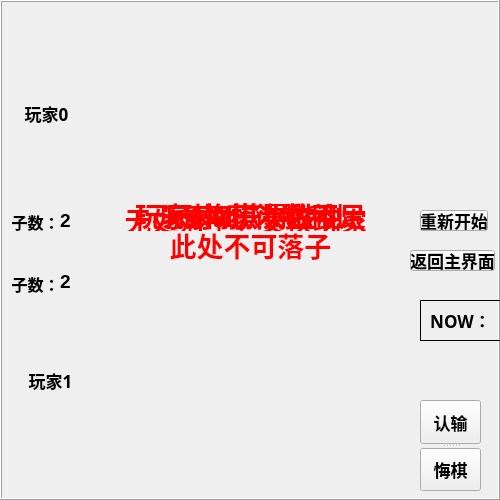
<?xml version="1.0" encoding="UTF-8"?>
<ui version="4.0">
 <class>View</class>
 <widget class="QWidget" name="View">
  <property name="geometry">
   <rect>
    <x>0</x>
    <y>0</y>
    <width>500</width>
    <height>500</height>
   </rect>
  </property>
  <property name="minimumSize">
   <size>
    <width>500</width>
    <height>500</height>
   </size>
  </property>
  <property name="maximumSize">
   <size>
    <width>500</width>
    <height>500</height>
   </size>
  </property>
  <property name="mouseTracking">
   <bool>true</bool>
  </property>
  <property name="windowTitle">
   <string>Widget</string>
  </property>
  <property name="autoFillBackground">
   <bool>true</bool>
  </property>
  <property name="styleSheet">
   <string notr="true"/>
  </property>
  <widget class="QFrame" name="frame">
   <property name="enabled">
    <bool>true</bool>
   </property>
   <property name="geometry">
    <rect>
     <x>0</x>
     <y>0</y>
     <width>500</width>
     <height>500</height>
    </rect>
   </property>
   <property name="mouseTracking">
    <bool>true</bool>
   </property>
   <property name="styleSheet">
    <string notr="true">border-image: url(:/image/image/background.jpg);</string>
   </property>
   <property name="frameShape">
    <enum>QFrame::Box</enum>
   </property>
   <property name="frameShadow">
    <enum>QFrame::Raised</enum>
   </property>
   <widget class="QLabel" name="label">
    <property name="geometry">
     <rect>
      <x>0</x>
      <y>0</y>
      <width>100</width>
      <height>100</height>
     </rect>
    </property>
    <property name="mouseTracking">
     <bool>true</bool>
    </property>
    <property name="styleSheet">
     <string notr="true">border-image: url(:/image/image/people.jpg);</string>
    </property>
    <property name="text">
     <string/>
    </property>
   </widget>
   <widget class="QLabel" name="label_2">
    <property name="geometry">
     <rect>
      <x>0</x>
      <y>400</y>
      <width>100</width>
      <height>100</height>
     </rect>
    </property>
    <property name="mouseTracking">
     <bool>true</bool>
    </property>
    <property name="styleSheet">
     <string notr="true">border-image: url(:/image/image/people2.jpg);</string>
    </property>
    <property name="text">
     <string/>
    </property>
   </widget>
   <widget class="QLabel" name="label_3">
    <property name="geometry">
     <rect>
      <x>100</x>
      <y>100</y>
      <width>300</width>
      <height>300</height>
     </rect>
    </property>
    <property name="mouseTracking">
     <bool>true</bool>
    </property>
    <property name="styleSheet">
     <string notr="true">border-image: url(:/image/image/chessboard.png);</string>
    </property>
    <property name="text">
     <string/>
    </property>
   </widget>
   <widget class="QLabel" name="chess00">
    <property name="geometry">
     <rect>
      <x>126</x>
      <y>124</y>
      <width>30</width>
      <height>30</height>
     </rect>
    </property>
    <property name="mouseTracking">
     <bool>true</bool>
    </property>
    <property name="styleSheet">
     <string notr="true">border-image: url(:/image/image/empty.png);</string>
    </property>
    <property name="text">
     <string/>
    </property>
   </widget>
   <widget class="QLabel" name="chess24">
    <property name="geometry">
     <rect>
      <x>249</x>
      <y>188</y>
      <width>30</width>
      <height>30</height>
     </rect>
    </property>
    <property name="mouseTracking">
     <bool>true</bool>
    </property>
    <property name="styleSheet">
     <string notr="true">border-image: url(:/image/image/chessblack.png);</string>
    </property>
    <property name="text">
     <string/>
    </property>
   </widget>
   <widget class="QLabel" name="now">
    <property name="geometry">
     <rect>
      <x>440</x>
      <y>350</y>
      <width>30</width>
      <height>30</height>
     </rect>
    </property>
    <property name="mouseTracking">
     <bool>true</bool>
    </property>
    <property name="styleSheet">
     <string notr="true">border-image: url(:/image/image/chesswhite.png);</string>
    </property>
    <property name="text">
     <string/>
    </property>
   </widget>
   <widget class="QLabel" name="player0che">
    <property name="geometry">
     <rect>
      <x>20</x>
      <y>130</y>
      <width>61</width>
      <height>61</height>
     </rect>
    </property>
    <property name="mouseTracking">
     <bool>true</bool>
    </property>
    <property name="styleSheet">
     <string notr="true">border-image: url(:/image/image/chessblack.png);</string>
    </property>
    <property name="text">
     <string/>
    </property>
   </widget>
   <widget class="QLabel" name="player1che">
    <property name="geometry">
     <rect>
      <x>20</x>
      <y>300</y>
      <width>61</width>
      <height>61</height>
     </rect>
    </property>
    <property name="mouseTracking">
     <bool>true</bool>
    </property>
    <property name="styleSheet">
     <string notr="true">border-image: url(:/image/image/chesswhite.png);</string>
    </property>
    <property name="text">
     <string/>
    </property>
   </widget>
   <widget class="QLabel" name="label_9">
    <property name="geometry">
     <rect>
      <x>420</x>
      <y>300</y>
      <width>81</width>
      <height>41</height>
     </rect>
    </property>
    <property name="font">
     <font>
      <family>Adobe 楷体 Std R</family>
      <pointsize>13</pointsize>
      <weight>75</weight>
      <bold>true</bold>
     </font>
    </property>
    <property name="mouseTracking">
     <bool>true</bool>
    </property>
    <property name="styleSheet">
     <string notr="true">border-image: url(:/image/image/background.jpg);</string>
    </property>
    <property name="frameShape">
     <enum>QFrame::Box</enum>
    </property>
    <property name="midLineWidth">
     <number>5</number>
    </property>
    <property name="text">
     <string>NOW：</string>
    </property>
    <property name="alignment">
     <set>Qt::AlignCenter</set>
    </property>
   </widget>
   <widget class="QLabel" name="chess01">
    <property name="geometry">
     <rect>
      <x>157</x>
      <y>124</y>
      <width>30</width>
      <height>30</height>
     </rect>
    </property>
    <property name="mouseTracking">
     <bool>true</bool>
    </property>
    <property name="styleSheet">
     <string notr="true">border-image: url(:/image/image/chessblack.png);</string>
    </property>
    <property name="text">
     <string/>
    </property>
   </widget>
   <widget class="QLabel" name="chess02">
    <property name="geometry">
     <rect>
      <x>187</x>
      <y>124</y>
      <width>30</width>
      <height>30</height>
     </rect>
    </property>
    <property name="mouseTracking">
     <bool>true</bool>
    </property>
    <property name="styleSheet">
     <string notr="true">border-image: url(:/image/image/chessblack.png);</string>
    </property>
    <property name="text">
     <string/>
    </property>
   </widget>
   <widget class="QLabel" name="chess03">
    <property name="geometry">
     <rect>
      <x>218</x>
      <y>124</y>
      <width>30</width>
      <height>30</height>
     </rect>
    </property>
    <property name="mouseTracking">
     <bool>true</bool>
    </property>
    <property name="styleSheet">
     <string notr="true">border-image: url(:/image/image/chessblack.png);</string>
    </property>
    <property name="text">
     <string/>
    </property>
   </widget>
   <widget class="QLabel" name="chess04">
    <property name="geometry">
     <rect>
      <x>249</x>
      <y>124</y>
      <width>30</width>
      <height>30</height>
     </rect>
    </property>
    <property name="mouseTracking">
     <bool>true</bool>
    </property>
    <property name="styleSheet">
     <string notr="true">border-image: url(:/image/image/chessblack.png);</string>
    </property>
    <property name="text">
     <string/>
    </property>
   </widget>
   <widget class="QLabel" name="chess05">
    <property name="geometry">
     <rect>
      <x>280</x>
      <y>124</y>
      <width>30</width>
      <height>30</height>
     </rect>
    </property>
    <property name="mouseTracking">
     <bool>true</bool>
    </property>
    <property name="styleSheet">
     <string notr="true">border-image: url(:/image/image/chessblack.png);</string>
    </property>
    <property name="text">
     <string/>
    </property>
   </widget>
   <widget class="QLabel" name="chess06">
    <property name="geometry">
     <rect>
      <x>310</x>
      <y>124</y>
      <width>30</width>
      <height>30</height>
     </rect>
    </property>
    <property name="mouseTracking">
     <bool>true</bool>
    </property>
    <property name="styleSheet">
     <string notr="true">border-image: url(:/image/image/chessblack.png);</string>
    </property>
    <property name="text">
     <string/>
    </property>
   </widget>
   <widget class="QLabel" name="chess07">
    <property name="geometry">
     <rect>
      <x>342</x>
      <y>124</y>
      <width>30</width>
      <height>30</height>
     </rect>
    </property>
    <property name="mouseTracking">
     <bool>true</bool>
    </property>
    <property name="styleSheet">
     <string notr="true">border-image: url(:/image/image/chessblack.png);</string>
    </property>
    <property name="text">
     <string/>
    </property>
   </widget>
   <widget class="QLabel" name="chess10">
    <property name="geometry">
     <rect>
      <x>126</x>
      <y>156</y>
      <width>30</width>
      <height>30</height>
     </rect>
    </property>
    <property name="mouseTracking">
     <bool>true</bool>
    </property>
    <property name="styleSheet">
     <string notr="true">border-image: url(:/image/image/chessblack.png);</string>
    </property>
    <property name="text">
     <string/>
    </property>
   </widget>
   <widget class="QLabel" name="chess11">
    <property name="geometry">
     <rect>
      <x>157</x>
      <y>156</y>
      <width>30</width>
      <height>30</height>
     </rect>
    </property>
    <property name="mouseTracking">
     <bool>true</bool>
    </property>
    <property name="styleSheet">
     <string notr="true">border-image: url(:/image/image/chessblack.png);</string>
    </property>
    <property name="text">
     <string/>
    </property>
   </widget>
   <widget class="QLabel" name="chess12">
    <property name="geometry">
     <rect>
      <x>187</x>
      <y>156</y>
      <width>30</width>
      <height>30</height>
     </rect>
    </property>
    <property name="mouseTracking">
     <bool>true</bool>
    </property>
    <property name="styleSheet">
     <string notr="true">border-image: url(:/image/image/chessblack.png);</string>
    </property>
    <property name="text">
     <string/>
    </property>
   </widget>
   <widget class="QLabel" name="chess13">
    <property name="geometry">
     <rect>
      <x>218</x>
      <y>156</y>
      <width>30</width>
      <height>30</height>
     </rect>
    </property>
    <property name="mouseTracking">
     <bool>true</bool>
    </property>
    <property name="styleSheet">
     <string notr="true">border-image: url(:/image/image/chessblack.png);</string>
    </property>
    <property name="text">
     <string/>
    </property>
   </widget>
   <widget class="QLabel" name="chess14">
    <property name="geometry">
     <rect>
      <x>249</x>
      <y>156</y>
      <width>30</width>
      <height>30</height>
     </rect>
    </property>
    <property name="mouseTracking">
     <bool>true</bool>
    </property>
    <property name="styleSheet">
     <string notr="true">border-image: url(:/image/image/chessblack.png);</string>
    </property>
    <property name="text">
     <string/>
    </property>
   </widget>
   <widget class="QLabel" name="chess22">
    <property name="geometry">
     <rect>
      <x>187</x>
      <y>188</y>
      <width>30</width>
      <height>30</height>
     </rect>
    </property>
    <property name="mouseTracking">
     <bool>true</bool>
    </property>
    <property name="styleSheet">
     <string notr="true">border-image: url(:/image/image/chessblack.png);</string>
    </property>
    <property name="text">
     <string/>
    </property>
   </widget>
   <widget class="QLabel" name="chess15">
    <property name="geometry">
     <rect>
      <x>280</x>
      <y>156</y>
      <width>30</width>
      <height>30</height>
     </rect>
    </property>
    <property name="mouseTracking">
     <bool>true</bool>
    </property>
    <property name="styleSheet">
     <string notr="true">border-image: url(:/image/image/chessblack.png);</string>
    </property>
    <property name="text">
     <string/>
    </property>
   </widget>
   <widget class="QLabel" name="chess20">
    <property name="geometry">
     <rect>
      <x>126</x>
      <y>188</y>
      <width>30</width>
      <height>30</height>
     </rect>
    </property>
    <property name="mouseTracking">
     <bool>true</bool>
    </property>
    <property name="styleSheet">
     <string notr="true">border-image: url(:/image/image/chessblack.png);</string>
    </property>
    <property name="text">
     <string/>
    </property>
   </widget>
   <widget class="QLabel" name="chess25">
    <property name="geometry">
     <rect>
      <x>280</x>
      <y>188</y>
      <width>30</width>
      <height>30</height>
     </rect>
    </property>
    <property name="mouseTracking">
     <bool>true</bool>
    </property>
    <property name="styleSheet">
     <string notr="true">border-image: url(:/image/image/chessblack.png);</string>
    </property>
    <property name="text">
     <string/>
    </property>
   </widget>
   <widget class="QLabel" name="chess16">
    <property name="geometry">
     <rect>
      <x>310</x>
      <y>156</y>
      <width>30</width>
      <height>30</height>
     </rect>
    </property>
    <property name="mouseTracking">
     <bool>true</bool>
    </property>
    <property name="styleSheet">
     <string notr="true">border-image: url(:/image/image/chessblack.png);</string>
    </property>
    <property name="text">
     <string/>
    </property>
   </widget>
   <widget class="QLabel" name="chess23">
    <property name="geometry">
     <rect>
      <x>218</x>
      <y>188</y>
      <width>30</width>
      <height>30</height>
     </rect>
    </property>
    <property name="mouseTracking">
     <bool>true</bool>
    </property>
    <property name="styleSheet">
     <string notr="true">border-image: url(:/image/image/chessblack.png);</string>
    </property>
    <property name="text">
     <string/>
    </property>
   </widget>
   <widget class="QLabel" name="chess17">
    <property name="geometry">
     <rect>
      <x>342</x>
      <y>156</y>
      <width>30</width>
      <height>30</height>
     </rect>
    </property>
    <property name="mouseTracking">
     <bool>true</bool>
    </property>
    <property name="styleSheet">
     <string notr="true">border-image: url(:/image/image/chessblack.png);</string>
    </property>
    <property name="text">
     <string/>
    </property>
   </widget>
   <widget class="QLabel" name="chess21">
    <property name="geometry">
     <rect>
      <x>157</x>
      <y>188</y>
      <width>30</width>
      <height>30</height>
     </rect>
    </property>
    <property name="mouseTracking">
     <bool>true</bool>
    </property>
    <property name="styleSheet">
     <string notr="true">border-image: url(:/image/image/chessblack.png);</string>
    </property>
    <property name="text">
     <string/>
    </property>
   </widget>
   <widget class="QLabel" name="chess32">
    <property name="geometry">
     <rect>
      <x>187</x>
      <y>219</y>
      <width>30</width>
      <height>30</height>
     </rect>
    </property>
    <property name="mouseTracking">
     <bool>true</bool>
    </property>
    <property name="styleSheet">
     <string notr="true">border-image: url(:/image/image/chessblack.png);</string>
    </property>
    <property name="text">
     <string/>
    </property>
   </widget>
   <widget class="QLabel" name="chess27">
    <property name="geometry">
     <rect>
      <x>342</x>
      <y>188</y>
      <width>30</width>
      <height>30</height>
     </rect>
    </property>
    <property name="mouseTracking">
     <bool>true</bool>
    </property>
    <property name="styleSheet">
     <string notr="true">border-image: url(:/image/image/chessblack.png);</string>
    </property>
    <property name="text">
     <string/>
    </property>
   </widget>
   <widget class="QLabel" name="chess26">
    <property name="geometry">
     <rect>
      <x>310</x>
      <y>188</y>
      <width>30</width>
      <height>30</height>
     </rect>
    </property>
    <property name="mouseTracking">
     <bool>true</bool>
    </property>
    <property name="styleSheet">
     <string notr="true">border-image: url(:/image/image/chessblack.png);</string>
    </property>
    <property name="text">
     <string/>
    </property>
   </widget>
   <widget class="QLabel" name="chess31">
    <property name="geometry">
     <rect>
      <x>157</x>
      <y>219</y>
      <width>30</width>
      <height>30</height>
     </rect>
    </property>
    <property name="mouseTracking">
     <bool>true</bool>
    </property>
    <property name="styleSheet">
     <string notr="true">border-image: url(:/image/image/chessblack.png);</string>
    </property>
    <property name="text">
     <string/>
    </property>
   </widget>
   <widget class="QLabel" name="chess30">
    <property name="geometry">
     <rect>
      <x>126</x>
      <y>219</y>
      <width>30</width>
      <height>30</height>
     </rect>
    </property>
    <property name="mouseTracking">
     <bool>true</bool>
    </property>
    <property name="styleSheet">
     <string notr="true">border-image: url(:/image/image/chessblack.png);</string>
    </property>
    <property name="text">
     <string/>
    </property>
   </widget>
   <widget class="QLabel" name="chess35">
    <property name="geometry">
     <rect>
      <x>280</x>
      <y>219</y>
      <width>30</width>
      <height>30</height>
     </rect>
    </property>
    <property name="mouseTracking">
     <bool>true</bool>
    </property>
    <property name="styleSheet">
     <string notr="true">border-image: url(:/image/image/chessblack.png);</string>
    </property>
    <property name="text">
     <string/>
    </property>
   </widget>
   <widget class="QLabel" name="chess36">
    <property name="geometry">
     <rect>
      <x>310</x>
      <y>219</y>
      <width>30</width>
      <height>30</height>
     </rect>
    </property>
    <property name="mouseTracking">
     <bool>true</bool>
    </property>
    <property name="styleSheet">
     <string notr="true">border-image: url(:/image/image/chessblack.png);</string>
    </property>
    <property name="text">
     <string/>
    </property>
   </widget>
   <widget class="QLabel" name="chess33">
    <property name="geometry">
     <rect>
      <x>218</x>
      <y>219</y>
      <width>30</width>
      <height>30</height>
     </rect>
    </property>
    <property name="mouseTracking">
     <bool>true</bool>
    </property>
    <property name="styleSheet">
     <string notr="true">border-image: url(:/image/image/chessblack.png);</string>
    </property>
    <property name="text">
     <string/>
    </property>
   </widget>
   <widget class="QLabel" name="chess34">
    <property name="geometry">
     <rect>
      <x>249</x>
      <y>219</y>
      <width>30</width>
      <height>30</height>
     </rect>
    </property>
    <property name="mouseTracking">
     <bool>true</bool>
    </property>
    <property name="styleSheet">
     <string notr="true">border-image: url(:/image/image/chessblack.png);</string>
    </property>
    <property name="text">
     <string/>
    </property>
   </widget>
   <widget class="QLabel" name="chess47">
    <property name="geometry">
     <rect>
      <x>342</x>
      <y>250</y>
      <width>30</width>
      <height>30</height>
     </rect>
    </property>
    <property name="mouseTracking">
     <bool>true</bool>
    </property>
    <property name="styleSheet">
     <string notr="true">border-image: url(:/image/image/chessblack.png);</string>
    </property>
    <property name="text">
     <string/>
    </property>
   </widget>
   <widget class="QLabel" name="chess46">
    <property name="geometry">
     <rect>
      <x>310</x>
      <y>250</y>
      <width>30</width>
      <height>30</height>
     </rect>
    </property>
    <property name="mouseTracking">
     <bool>true</bool>
    </property>
    <property name="styleSheet">
     <string notr="true">border-image: url(:/image/image/chessblack.png);</string>
    </property>
    <property name="text">
     <string/>
    </property>
   </widget>
   <widget class="QLabel" name="chess42">
    <property name="geometry">
     <rect>
      <x>187</x>
      <y>250</y>
      <width>30</width>
      <height>30</height>
     </rect>
    </property>
    <property name="mouseTracking">
     <bool>true</bool>
    </property>
    <property name="styleSheet">
     <string notr="true">border-image: url(:/image/image/chessblack.png);</string>
    </property>
    <property name="text">
     <string/>
    </property>
   </widget>
   <widget class="QLabel" name="chess45">
    <property name="geometry">
     <rect>
      <x>280</x>
      <y>250</y>
      <width>30</width>
      <height>30</height>
     </rect>
    </property>
    <property name="mouseTracking">
     <bool>true</bool>
    </property>
    <property name="styleSheet">
     <string notr="true">border-image: url(:/image/image/chessblack.png);</string>
    </property>
    <property name="text">
     <string/>
    </property>
   </widget>
   <widget class="QLabel" name="chess44">
    <property name="geometry">
     <rect>
      <x>249</x>
      <y>250</y>
      <width>30</width>
      <height>30</height>
     </rect>
    </property>
    <property name="mouseTracking">
     <bool>true</bool>
    </property>
    <property name="styleSheet">
     <string notr="true">border-image: url(:/image/image/chessblack.png);</string>
    </property>
    <property name="text">
     <string/>
    </property>
   </widget>
   <widget class="QLabel" name="chess55">
    <property name="geometry">
     <rect>
      <x>280</x>
      <y>280</y>
      <width>30</width>
      <height>30</height>
     </rect>
    </property>
    <property name="mouseTracking">
     <bool>true</bool>
    </property>
    <property name="styleSheet">
     <string notr="true">border-image: url(:/image/image/chessblack.png);</string>
    </property>
    <property name="text">
     <string/>
    </property>
   </widget>
   <widget class="QLabel" name="chess40">
    <property name="geometry">
     <rect>
      <x>126</x>
      <y>250</y>
      <width>30</width>
      <height>30</height>
     </rect>
    </property>
    <property name="mouseTracking">
     <bool>true</bool>
    </property>
    <property name="styleSheet">
     <string notr="true">border-image: url(:/image/image/chessblack.png);</string>
    </property>
    <property name="text">
     <string/>
    </property>
   </widget>
   <widget class="QLabel" name="chess43">
    <property name="geometry">
     <rect>
      <x>218</x>
      <y>250</y>
      <width>30</width>
      <height>30</height>
     </rect>
    </property>
    <property name="mouseTracking">
     <bool>true</bool>
    </property>
    <property name="styleSheet">
     <string notr="true">border-image: url(:/image/image/chessblack.png);</string>
    </property>
    <property name="text">
     <string/>
    </property>
   </widget>
   <widget class="QLabel" name="chess54">
    <property name="geometry">
     <rect>
      <x>249</x>
      <y>280</y>
      <width>30</width>
      <height>30</height>
     </rect>
    </property>
    <property name="mouseTracking">
     <bool>true</bool>
    </property>
    <property name="styleSheet">
     <string notr="true">border-image: url(:/image/image/chessblack.png);</string>
    </property>
    <property name="text">
     <string/>
    </property>
   </widget>
   <widget class="QLabel" name="chess53">
    <property name="geometry">
     <rect>
      <x>218</x>
      <y>280</y>
      <width>30</width>
      <height>30</height>
     </rect>
    </property>
    <property name="mouseTracking">
     <bool>true</bool>
    </property>
    <property name="styleSheet">
     <string notr="true">border-image: url(:/image/image/chessblack.png);</string>
    </property>
    <property name="text">
     <string/>
    </property>
   </widget>
   <widget class="QLabel" name="chess52">
    <property name="geometry">
     <rect>
      <x>187</x>
      <y>280</y>
      <width>30</width>
      <height>30</height>
     </rect>
    </property>
    <property name="mouseTracking">
     <bool>true</bool>
    </property>
    <property name="styleSheet">
     <string notr="true">border-image: url(:/image/image/chessblack.png);</string>
    </property>
    <property name="text">
     <string/>
    </property>
   </widget>
   <widget class="QLabel" name="chess57">
    <property name="geometry">
     <rect>
      <x>342</x>
      <y>280</y>
      <width>30</width>
      <height>30</height>
     </rect>
    </property>
    <property name="mouseTracking">
     <bool>true</bool>
    </property>
    <property name="styleSheet">
     <string notr="true">border-image: url(:/image/image/chessblack.png);</string>
    </property>
    <property name="text">
     <string/>
    </property>
   </widget>
   <widget class="QLabel" name="chess61">
    <property name="geometry">
     <rect>
      <x>157</x>
      <y>311</y>
      <width>30</width>
      <height>30</height>
     </rect>
    </property>
    <property name="mouseTracking">
     <bool>true</bool>
    </property>
    <property name="styleSheet">
     <string notr="true">border-image: url(:/image/image/chessblack.png);</string>
    </property>
    <property name="text">
     <string/>
    </property>
   </widget>
   <widget class="QLabel" name="chess60">
    <property name="geometry">
     <rect>
      <x>126</x>
      <y>311</y>
      <width>30</width>
      <height>30</height>
     </rect>
    </property>
    <property name="mouseTracking">
     <bool>true</bool>
    </property>
    <property name="styleSheet">
     <string notr="true">border-image: url(:/image/image/chessblack.png);</string>
    </property>
    <property name="text">
     <string/>
    </property>
   </widget>
   <widget class="QLabel" name="chess41">
    <property name="geometry">
     <rect>
      <x>157</x>
      <y>250</y>
      <width>30</width>
      <height>30</height>
     </rect>
    </property>
    <property name="mouseTracking">
     <bool>true</bool>
    </property>
    <property name="styleSheet">
     <string notr="true">border-image: url(:/image/image/chessblack.png);</string>
    </property>
    <property name="text">
     <string/>
    </property>
   </widget>
   <widget class="QLabel" name="chess51">
    <property name="geometry">
     <rect>
      <x>157</x>
      <y>280</y>
      <width>30</width>
      <height>30</height>
     </rect>
    </property>
    <property name="mouseTracking">
     <bool>true</bool>
    </property>
    <property name="styleSheet">
     <string notr="true">border-image: url(:/image/image/chessblack.png);</string>
    </property>
    <property name="text">
     <string/>
    </property>
   </widget>
   <widget class="QLabel" name="chess56">
    <property name="geometry">
     <rect>
      <x>310</x>
      <y>280</y>
      <width>30</width>
      <height>30</height>
     </rect>
    </property>
    <property name="mouseTracking">
     <bool>true</bool>
    </property>
    <property name="styleSheet">
     <string notr="true">border-image: url(:/image/image/chessblack.png);</string>
    </property>
    <property name="text">
     <string/>
    </property>
   </widget>
   <widget class="QLabel" name="chess62">
    <property name="geometry">
     <rect>
      <x>187</x>
      <y>311</y>
      <width>30</width>
      <height>30</height>
     </rect>
    </property>
    <property name="mouseTracking">
     <bool>true</bool>
    </property>
    <property name="styleSheet">
     <string notr="true">border-image: url(:/image/image/chessblack.png);</string>
    </property>
    <property name="text">
     <string/>
    </property>
   </widget>
   <widget class="QLabel" name="chess63">
    <property name="geometry">
     <rect>
      <x>218</x>
      <y>311</y>
      <width>30</width>
      <height>30</height>
     </rect>
    </property>
    <property name="mouseTracking">
     <bool>true</bool>
    </property>
    <property name="styleSheet">
     <string notr="true">border-image: url(:/image/image/chessblack.png);</string>
    </property>
    <property name="text">
     <string/>
    </property>
   </widget>
   <widget class="QLabel" name="chess50">
    <property name="geometry">
     <rect>
      <x>126</x>
      <y>280</y>
      <width>30</width>
      <height>30</height>
     </rect>
    </property>
    <property name="mouseTracking">
     <bool>true</bool>
    </property>
    <property name="styleSheet">
     <string notr="true">border-image: url(:/image/image/chessblack.png);</string>
    </property>
    <property name="text">
     <string/>
    </property>
   </widget>
   <widget class="QLabel" name="chess65">
    <property name="geometry">
     <rect>
      <x>280</x>
      <y>311</y>
      <width>30</width>
      <height>30</height>
     </rect>
    </property>
    <property name="mouseTracking">
     <bool>true</bool>
    </property>
    <property name="styleSheet">
     <string notr="true">border-image: url(:/image/image/chessblack.png);</string>
    </property>
    <property name="text">
     <string/>
    </property>
   </widget>
   <widget class="QLabel" name="chess64">
    <property name="geometry">
     <rect>
      <x>249</x>
      <y>311</y>
      <width>30</width>
      <height>30</height>
     </rect>
    </property>
    <property name="mouseTracking">
     <bool>true</bool>
    </property>
    <property name="styleSheet">
     <string notr="true">border-image: url(:/image/image/chessblack.png);</string>
    </property>
    <property name="text">
     <string/>
    </property>
   </widget>
   <widget class="QLabel" name="chess66">
    <property name="geometry">
     <rect>
      <x>310</x>
      <y>311</y>
      <width>30</width>
      <height>30</height>
     </rect>
    </property>
    <property name="mouseTracking">
     <bool>true</bool>
    </property>
    <property name="styleSheet">
     <string notr="true">border-image: url(:/image/image/chessblack.png);</string>
    </property>
    <property name="text">
     <string/>
    </property>
   </widget>
   <widget class="QLabel" name="chess37">
    <property name="geometry">
     <rect>
      <x>342</x>
      <y>219</y>
      <width>30</width>
      <height>30</height>
     </rect>
    </property>
    <property name="mouseTracking">
     <bool>true</bool>
    </property>
    <property name="styleSheet">
     <string notr="true">border-image: url(:/image/image/chessblack.png);</string>
    </property>
    <property name="text">
     <string/>
    </property>
   </widget>
   <widget class="QLabel" name="chess71">
    <property name="geometry">
     <rect>
      <x>157</x>
      <y>342</y>
      <width>30</width>
      <height>30</height>
     </rect>
    </property>
    <property name="mouseTracking">
     <bool>true</bool>
    </property>
    <property name="styleSheet">
     <string notr="true">border-image: url(:/image/image/chessblack.png);</string>
    </property>
    <property name="text">
     <string/>
    </property>
   </widget>
   <widget class="QLabel" name="chess70">
    <property name="geometry">
     <rect>
      <x>126</x>
      <y>342</y>
      <width>30</width>
      <height>30</height>
     </rect>
    </property>
    <property name="mouseTracking">
     <bool>true</bool>
    </property>
    <property name="styleSheet">
     <string notr="true">border-image: url(:/image/image/chessblack.png);</string>
    </property>
    <property name="text">
     <string/>
    </property>
   </widget>
   <widget class="QLabel" name="chess72">
    <property name="geometry">
     <rect>
      <x>187</x>
      <y>342</y>
      <width>30</width>
      <height>30</height>
     </rect>
    </property>
    <property name="mouseTracking">
     <bool>true</bool>
    </property>
    <property name="styleSheet">
     <string notr="true">border-image: url(:/image/image/chessblack.png);</string>
    </property>
    <property name="text">
     <string/>
    </property>
   </widget>
   <widget class="QLabel" name="chess67">
    <property name="geometry">
     <rect>
      <x>342</x>
      <y>311</y>
      <width>30</width>
      <height>30</height>
     </rect>
    </property>
    <property name="mouseTracking">
     <bool>true</bool>
    </property>
    <property name="styleSheet">
     <string notr="true">border-image: url(:/image/image/chessblack.png);</string>
    </property>
    <property name="text">
     <string/>
    </property>
   </widget>
   <widget class="QLabel" name="chess75">
    <property name="geometry">
     <rect>
      <x>280</x>
      <y>342</y>
      <width>30</width>
      <height>30</height>
     </rect>
    </property>
    <property name="mouseTracking">
     <bool>true</bool>
    </property>
    <property name="styleSheet">
     <string notr="true">border-image: url(:/image/image/chessblack.png);</string>
    </property>
    <property name="text">
     <string/>
    </property>
   </widget>
   <widget class="QLabel" name="chess77">
    <property name="geometry">
     <rect>
      <x>342</x>
      <y>342</y>
      <width>30</width>
      <height>30</height>
     </rect>
    </property>
    <property name="mouseTracking">
     <bool>true</bool>
    </property>
    <property name="styleSheet">
     <string notr="true">border-image: url(:/image/image/chessblack.png);</string>
    </property>
    <property name="text">
     <string/>
    </property>
   </widget>
   <widget class="QLabel" name="chess73">
    <property name="geometry">
     <rect>
      <x>218</x>
      <y>342</y>
      <width>30</width>
      <height>30</height>
     </rect>
    </property>
    <property name="mouseTracking">
     <bool>true</bool>
    </property>
    <property name="styleSheet">
     <string notr="true">border-image: url(:/image/image/chessblack.png);</string>
    </property>
    <property name="text">
     <string/>
    </property>
   </widget>
   <widget class="QLabel" name="chess74">
    <property name="geometry">
     <rect>
      <x>249</x>
      <y>342</y>
      <width>30</width>
      <height>30</height>
     </rect>
    </property>
    <property name="mouseTracking">
     <bool>true</bool>
    </property>
    <property name="styleSheet">
     <string notr="true">border-image: url(:/image/image/chessblack.png);</string>
    </property>
    <property name="text">
     <string/>
    </property>
   </widget>
   <widget class="QLabel" name="chess76">
    <property name="geometry">
     <rect>
      <x>310</x>
      <y>342</y>
      <width>30</width>
      <height>30</height>
     </rect>
    </property>
    <property name="mouseTracking">
     <bool>true</bool>
    </property>
    <property name="styleSheet">
     <string notr="true">border-image: url(:/image/image/chessblack.png);</string>
    </property>
    <property name="text">
     <string/>
    </property>
   </widget>
   <widget class="QLabel" name="label_4">
    <property name="geometry">
     <rect>
      <x>6</x>
      <y>103</y>
      <width>81</width>
      <height>21</height>
     </rect>
    </property>
    <property name="font">
     <font>
      <family>Adobe 黑体 Std R</family>
      <pointsize>13</pointsize>
      <weight>75</weight>
      <bold>true</bold>
     </font>
    </property>
    <property name="mouseTracking">
     <bool>true</bool>
    </property>
    <property name="text">
     <string>玩家0</string>
    </property>
    <property name="alignment">
     <set>Qt::AlignCenter</set>
    </property>
   </widget>
   <widget class="QLabel" name="label_5">
    <property name="geometry">
     <rect>
      <x>10</x>
      <y>370</y>
      <width>81</width>
      <height>21</height>
     </rect>
    </property>
    <property name="font">
     <font>
      <family>Adobe 黑体 Std R</family>
      <pointsize>13</pointsize>
      <weight>75</weight>
      <bold>true</bold>
     </font>
    </property>
    <property name="mouseTracking">
     <bool>true</bool>
    </property>
    <property name="text">
     <string>玩家1</string>
    </property>
    <property name="alignment">
     <set>Qt::AlignCenter</set>
    </property>
   </widget>
   <widget class="QLabel" name="cannot">
    <property name="geometry">
     <rect>
      <x>140</x>
      <y>190</y>
      <width>221</width>
      <height>111</height>
     </rect>
    </property>
    <property name="font">
     <font>
      <pointsize>20</pointsize>
      <weight>75</weight>
      <bold>true</bold>
     </font>
    </property>
    <property name="mouseTracking">
     <bool>true</bool>
    </property>
    <property name="styleSheet">
     <string notr="true">border-image: url(:/image/image/empty.png);</string>
    </property>
    <property name="text">
     <string>&lt;html&gt;&lt;head/&gt;&lt;body&gt;&lt;p&gt;&lt;span style=&quot; color:#ff0000;&quot;&gt;此处不可落子&lt;/span&gt;&lt;/p&gt;&lt;/body&gt;&lt;/html&gt;</string>
    </property>
    <property name="alignment">
     <set>Qt::AlignCenter</set>
    </property>
   </widget>
   <widget class="QLabel" name="cannotreg0">
    <property name="geometry">
     <rect>
      <x>120</x>
      <y>190</y>
      <width>261</width>
      <height>51</height>
     </rect>
    </property>
    <property name="font">
     <font>
      <pointsize>20</pointsize>
      <weight>75</weight>
      <bold>true</bold>
     </font>
    </property>
    <property name="mouseTracking">
     <bool>true</bool>
    </property>
    <property name="styleSheet">
     <string notr="true">border-image: url(:/image/image/empty.png);</string>
    </property>
    <property name="text">
     <string>&lt;html&gt;&lt;head/&gt;&lt;body&gt;&lt;p&gt;&lt;span style=&quot; color:#ff0000;&quot;&gt;玩家0悔棋次数不足&lt;/span&gt;&lt;/p&gt;&lt;/body&gt;&lt;/html&gt;</string>
    </property>
    <property name="alignment">
     <set>Qt::AlignCenter</set>
    </property>
   </widget>
   <widget class="QLabel" name="cannotreg1">
    <property name="geometry">
     <rect>
      <x>120</x>
      <y>190</y>
      <width>261</width>
      <height>51</height>
     </rect>
    </property>
    <property name="font">
     <font>
      <pointsize>20</pointsize>
      <weight>75</weight>
      <bold>true</bold>
     </font>
    </property>
    <property name="mouseTracking">
     <bool>true</bool>
    </property>
    <property name="styleSheet">
     <string notr="true">border-image: url(:/image/image/empty.png);</string>
    </property>
    <property name="text">
     <string>&lt;html&gt;&lt;head/&gt;&lt;body&gt;&lt;p&gt;&lt;span style=&quot; color:#ff0000;&quot;&gt;玩家1悔棋次数不足&lt;/span&gt;&lt;/p&gt;&lt;/body&gt;&lt;/html&gt;</string>
    </property>
    <property name="alignment">
     <set>Qt::AlignCenter</set>
    </property>
   </widget>
   <widget class="QLabel" name="win0">
    <property name="geometry">
     <rect>
      <x>120</x>
      <y>190</y>
      <width>261</width>
      <height>51</height>
     </rect>
    </property>
    <property name="font">
     <font>
      <pointsize>20</pointsize>
      <weight>75</weight>
      <bold>true</bold>
     </font>
    </property>
    <property name="styleSheet">
     <string notr="true">border-image: url(:/image/image/empty.png);</string>
    </property>
    <property name="text">
     <string>&lt;html&gt;&lt;head/&gt;&lt;body&gt;&lt;p&gt;&lt;span style=&quot; color:#ff0000;&quot;&gt;玩家0获得胜利!&lt;/span&gt;&lt;/p&gt;&lt;/body&gt;&lt;/html&gt;</string>
    </property>
    <property name="alignment">
     <set>Qt::AlignCenter</set>
    </property>
   </widget>
   <widget class="QLabel" name="win1">
    <property name="geometry">
     <rect>
      <x>120</x>
      <y>190</y>
      <width>271</width>
      <height>51</height>
     </rect>
    </property>
    <property name="font">
     <font>
      <pointsize>20</pointsize>
      <weight>75</weight>
      <bold>true</bold>
     </font>
    </property>
    <property name="styleSheet">
     <string notr="true">border-image: url(:/image/image/empty.png);</string>
    </property>
    <property name="text">
     <string>&lt;html&gt;&lt;head/&gt;&lt;body&gt;&lt;p&gt;&lt;span style=&quot; color:#ff0000;&quot;&gt;玩家1获得胜利&lt;/span&gt;&lt;/p&gt;&lt;/body&gt;&lt;/html&gt;</string>
    </property>
    <property name="alignment">
     <set>Qt::AlignCenter</set>
    </property>
   </widget>
   <widget class="QLabel" name="changePlayer">
    <property name="geometry">
     <rect>
      <x>120</x>
      <y>200</y>
      <width>252</width>
      <height>31</height>
     </rect>
    </property>
    <property name="font">
     <font>
      <pointsize>20</pointsize>
      <weight>75</weight>
      <bold>true</bold>
     </font>
    </property>
    <property name="styleSheet">
     <string notr="true">border-image: url(:/image/image/empty.png);</string>
    </property>
    <property name="text">
     <string>&lt;html&gt;&lt;head/&gt;&lt;body&gt;&lt;p&gt;&lt;span style=&quot; color:#ff0000;&quot;&gt;无处落子，交换玩家&lt;/span&gt;&lt;/p&gt;&lt;/body&gt;&lt;/html&gt;</string>
    </property>
    <property name="alignment">
     <set>Qt::AlignCenter</set>
    </property>
   </widget>
   <widget class="QPushButton" name="begin">
    <property name="geometry">
     <rect>
      <x>420</x>
      <y>210</y>
      <width>68</width>
      <height>21</height>
     </rect>
    </property>
    <property name="font">
     <font>
      <family>Adobe 黑体 Std R</family>
      <pointsize>13</pointsize>
      <weight>75</weight>
      <bold>true</bold>
     </font>
    </property>
    <property name="mouseTracking">
     <bool>true</bool>
    </property>
    <property name="styleSheet">
     <string notr="true">border-image: url(:/image/image/empty.png);</string>
    </property>
    <property name="text">
     <string>重新开始</string>
    </property>
   </widget>
   <widget class="QSplitter" name="splitter">
    <property name="geometry">
     <rect>
      <x>420</x>
      <y>400</y>
      <width>61</width>
      <height>91</height>
     </rect>
    </property>
    <property name="orientation">
     <enum>Qt::Vertical</enum>
    </property>
    <widget class="QPushButton" name="defeat">
     <property name="font">
      <font>
       <family>Adobe 黑体 Std R</family>
       <pointsize>13</pointsize>
       <weight>75</weight>
       <bold>true</bold>
      </font>
     </property>
     <property name="mouseTracking">
      <bool>true</bool>
     </property>
     <property name="text">
      <string>认输</string>
     </property>
    </widget>
    <widget class="QPushButton" name="regret">
     <property name="font">
      <font>
       <family>Adobe 黑体 Std R</family>
       <pointsize>13</pointsize>
       <weight>75</weight>
       <bold>true</bold>
      </font>
     </property>
     <property name="mouseTracking">
      <bool>true</bool>
     </property>
     <property name="text">
      <string>悔棋</string>
     </property>
    </widget>
   </widget>
   <widget class="QPushButton" name="return0">
    <property name="geometry">
     <rect>
      <x>410</x>
      <y>250</y>
      <width>85</width>
      <height>21</height>
     </rect>
    </property>
    <property name="font">
     <font>
      <family>Adobe 黑体 Std R</family>
      <pointsize>13</pointsize>
      <weight>75</weight>
      <bold>true</bold>
     </font>
    </property>
    <property name="mouseTracking">
     <bool>true</bool>
    </property>
    <property name="styleSheet">
     <string notr="true">border-image: url(:/image/image/empty.png);</string>
    </property>
    <property name="text">
     <string>返回主界面</string>
    </property>
   </widget>
   <widget class="QLabel" name="label_6">
    <property name="geometry">
     <rect>
      <x>0</x>
      <y>210</y>
      <width>71</width>
      <height>21</height>
     </rect>
    </property>
    <property name="styleSheet">
     <string notr="true">border-image: url(:/image/image/empty.png);</string>
    </property>
    <property name="text">
     <string>&lt;html&gt;&lt;head/&gt;&lt;body&gt;&lt;p align=&quot;center&quot;&gt;&lt;span style=&quot; font-size:12pt; font-weight:600;&quot;&gt;子数：&lt;/span&gt;&lt;/p&gt;&lt;/body&gt;&lt;/html&gt;</string>
    </property>
   </widget>
   <widget class="QLabel" name="label_7">
    <property name="geometry">
     <rect>
      <x>0</x>
      <y>272</y>
      <width>71</width>
      <height>21</height>
     </rect>
    </property>
    <property name="styleSheet">
     <string notr="true">border-image: url(:/image/image/empty.png);</string>
    </property>
    <property name="text">
     <string>&lt;html&gt;&lt;head/&gt;&lt;body&gt;&lt;p align=&quot;center&quot;&gt;&lt;span style=&quot; font-size:12pt; font-weight:600;&quot;&gt;子数：&lt;/span&gt;&lt;/p&gt;&lt;/body&gt;&lt;/html&gt;</string>
    </property>
   </widget>
   <widget class="QLabel" name="num0">
    <property name="geometry">
     <rect>
      <x>60</x>
      <y>205</y>
      <width>31</width>
      <height>31</height>
     </rect>
    </property>
    <property name="styleSheet">
     <string notr="true">border-image: url(:/image/image/empty.png);</string>
    </property>
    <property name="text">
     <string>&lt;html&gt;&lt;head/&gt;&lt;body&gt;&lt;p&gt;&lt;span style=&quot; font-size:14pt; font-weight:600;&quot;&gt;2&lt;/span&gt;&lt;/p&gt;&lt;/body&gt;&lt;/html&gt;</string>
    </property>
   </widget>
   <widget class="QLabel" name="num1">
    <property name="geometry">
     <rect>
      <x>60</x>
      <y>266</y>
      <width>31</width>
      <height>31</height>
     </rect>
    </property>
    <property name="styleSheet">
     <string notr="true">border-image: url(:/image/image/empty.png);</string>
    </property>
    <property name="text">
     <string>&lt;html&gt;&lt;head/&gt;&lt;body&gt;&lt;p&gt;&lt;span style=&quot; font-size:14pt; font-weight:600;&quot;&gt;2&lt;/span&gt;&lt;/p&gt;&lt;/body&gt;&lt;/html&gt;</string>
    </property>
   </widget>
  </widget>
 </widget>
 <layoutdefault spacing="6" margin="11"/>
 <resources/>
 <connections/>
</ui>
